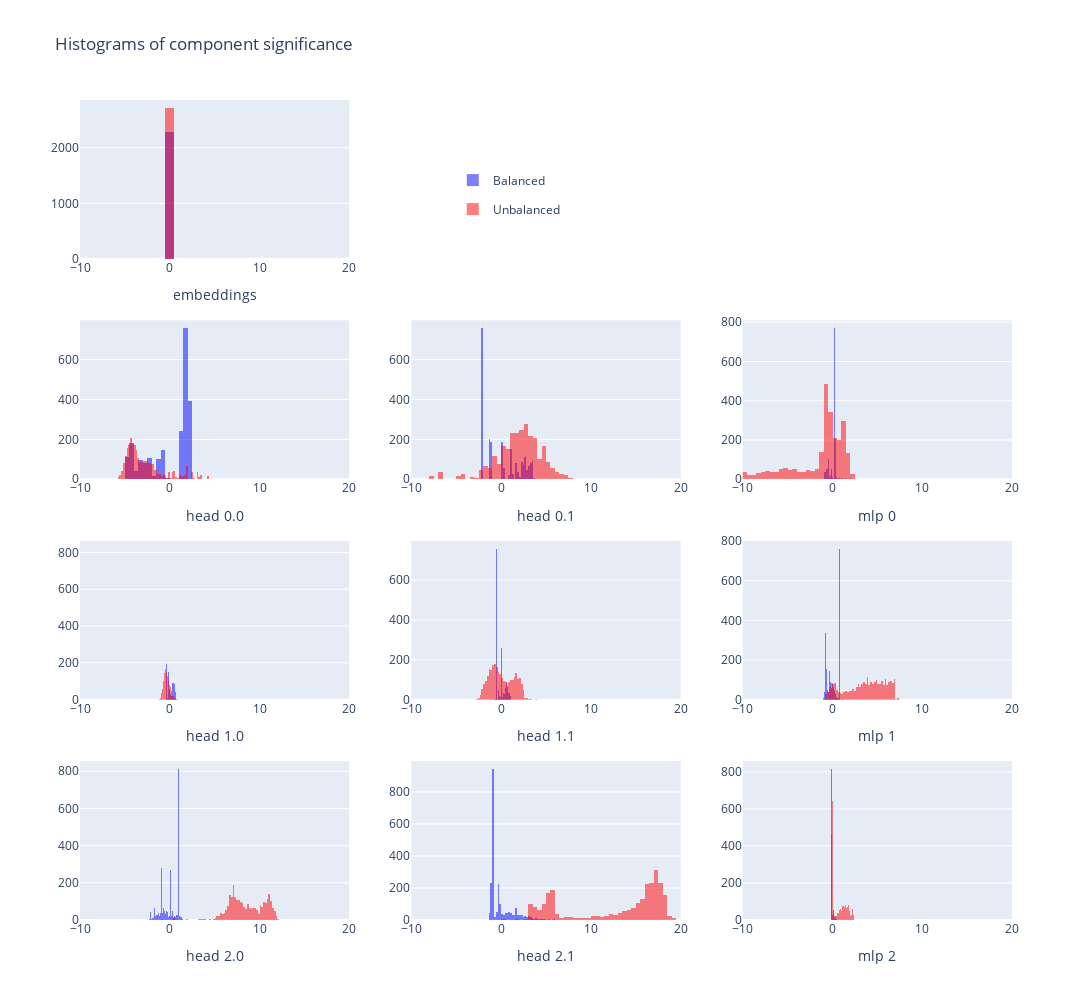

Here is the notebook cell this chart was saved with:
### Code cell
def hists_per_comp(magnitudes, data, n_layers=3, xaxis_range=(-1, 1)):
    num_comps = magnitudes.shape[0]
    titles = {
        (1, 1): "embeddings",
        (2, 1): "head 0.0",
        (2, 2): "head 0.1",
        (2, 3): "mlp 0",
        (3, 1): "head 1.0",
        (3, 2): "head 1.1",
        (3, 3): "mlp 1",
        (4, 1): "head 2.0",
        (4, 2): "head 2.1",
        (4, 3): "mlp 2"
    }
    assert num_comps == len(titles)

    fig = make_subplots(rows=n_layers+1, cols=3)
    for ((row, col), title), mag in zip(titles.items(), magnitudes):
        if row == n_layers+2: break
        fig.add_trace(go.Histogram(x=mag[data.isbal].numpy(), name="Balanced", marker_color="blue", opacity=0.5, legendgroup = '1', showlegend=title=="embeddings"), row=row, col=col)
        fig.add_trace(go.Histogram(x=mag[~data.isbal].numpy(), name="Unbalanced", marker_color="red", opacity=0.5, legendgroup = '2', showlegend=title=="embeddings"), row=row, col=col)
        fig.update_xaxes(title_text=title, row=row, col=col, range=xaxis_range)
    fig.update_layout(width=1200, height=250*(n_layers+1), barmode="overlay", legend=dict(yanchor="top", y=0.92, xanchor="left", x=0.4), title="Histograms of component significance")
    fig.show()

if MAIN:
    # Get output by components at the 0th sequence position
    out_by_components = get_out_by_components(model, data)[:, :, 0, :].detach()
    # Get unbalanced directions for balanced and unbalanced respectively
    unbalanced_dir = get_pre_final_ln_dir(model, data).detach()
    # Get magnitudes, and plot them
    magnitudes = einsum("component sample emb, emb -> component sample", out_by_components, unbalanced_dir)
    # Subtract the mean of the balanced magnitudes from each component
    magnitudes = magnitudes - magnitudes[:, data.isbal].mean(-1, keepdim=True)

    assert "magnitudes" in locals(), "You need to define `magnitudes`"
    hists_per_comp(magnitudes, data, xaxis_range=[-10, 20])

### Figure 1 — Plotly figure (JSON) as saved in the notebook; plotly's stock layout.template omitted (floating-point values rounded to 4 significant figures; data arrays with more than 128 entries replaced by an {"elided": "..."} marker saying what was removed)
{"data": [{"legendgroup": "1", "marker": {"color": "blue"}, "name": "Balanced", "opacity": 0.5, "showlegend": true, "type": "histogram", "x": {"elided": "2284 int values"}, "xaxis": "x", "yaxis": "y"}, {"legendgroup": "2", "marker": {"color": "red"}, "name": "Unbalanced", "opacity": 0.5, "showlegend": true, "type": "histogram", "x": {"elided": "2716 int values"}, "xaxis": "x", "yaxis": "y"}, {"legendgroup": "1", "marker": {"color": "blue"}, "name": "Balanced", "opacity": 0.5, "showlegend": false, "type": "histogram", "x": {"elided": "2284 float values"}, "xaxis": "x4", "yaxis": "y4"}, {"legendgroup": "2", "marker": {"color": "red"}, "name": "Unbalanced", "opacity": 0.5, "showlegend": false, "type": "histogram", "x": {"elided": "2716 float values"}, "xaxis": "x4", "yaxis": "y4"}, {"legendgroup": "1", "marker": {"color": "blue"}, "name": "Balanced", "opacity": 0.5, "showlegend": false, "type": "histogram", "x": {"elided": "2284 float values"}, "xaxis": "x5", "yaxis": "y5"}, {"legendgroup": "2", "marker": {"color": "red"}, "name": "Unbalanced", "opacity": 0.5, "showlegend": false, "type": "histogram", "x": {"elided": "2716 float values"}, "xaxis": "x5", "yaxis": "y5"}, {"legendgroup": "1", "marker": {"color": "blue"}, "name": "Balanced", "opacity": 0.5, "showlegend": false, "type": "histogram", "x": {"elided": "2284 float values"}, "xaxis": "x6", "yaxis": "y6"}, {"legendgroup": "2", "marker": {"color": "red"}, "name": "Unbalanced", "opacity": 0.5, "showlegend": false, "type": "histogram", "x": {"elided": "2716 float values"}, "xaxis": "x6", "yaxis": "y6"}, {"legendgroup": "1", "marker": {"color": "blue"}, "name": "Balanced", "opacity": 0.5, "showlegend": false, "type": "histogram", "x": {"elided": "2284 float values"}, "xaxis": "x7", "yaxis": "y7"}, {"legendgroup": "2", "marker": {"color": "red"}, "name": "Unbalanced", "opacity": 0.5, "showlegend": false, "type": "histogram", "x": {"elided": "2716 float values"}, "xaxis": "x7", "yaxis": "y7"}, {"legendgroup": "1", "marker": {"color": "blue"}, "name": "Balanced", "opacity": 0.5, "showlegend": false, "type": "histogram", "x": {"elided": "2284 float values"}, "xaxis": "x8", "yaxis": "y8"}, {"legendgroup": "2", "marker": {"color": "red"}, "name": "Unbalanced", "opacity": 0.5, "showlegend": false, "type": "histogram", "x": {"elided": "2716 float values"}, "xaxis": "x8", "yaxis": "y8"}, {"legendgroup": "1", "marker": {"color": "blue"}, "name": "Balanced", "opacity": 0.5, "showlegend": false, "type": "histogram", "x": {"elided": "2284 float values"}, "xaxis": "x9", "yaxis": "y9"}, {"legendgroup": "2", "marker": {"color": "red"}, "name": "Unbalanced", "opacity": 0.5, "showlegend": false, "type": "histogram", "x": {"elided": "2716 float values"}, "xaxis": "x9", "yaxis": "y9"}, {"legendgroup": "1", "marker": {"color": "blue"}, "name": "Balanced", "opacity": 0.5, "showlegend": false, "type": "histogram", "x": {"elided": "2284 float values"}, "xaxis": "x10", "yaxis": "y10"}, {"legendgroup": "2", "marker": {"color": "red"}, "name": "Unbalanced", "opacity": 0.5, "showlegend": false, "type": "histogram", "x": {"elided": "2716 float values"}, "xaxis": "x10", "yaxis": "y10"}, {"legendgroup": "1", "marker": {"color": "blue"}, "name": "Balanced", "opacity": 0.5, "showlegend": false, "type": "histogram", "x": {"elided": "2284 float values"}, "xaxis": "x11", "yaxis": "y11"}, {"legendgroup": "2", "marker": {"color": "red"}, "name": "Unbalanced", "opacity": 0.5, "showlegend": false, "type": "histogram", "x": {"elided": "2716 float values"}, "xaxis": "x11", "yaxis": "y11"}, {"legendgroup": "1", "marker": {"color": "blue"}, "name": "Balanced", "opacity": 0.5, "showlegend": false, "type": "histogram", "x": {"elided": "2284 float values"}, "xaxis": "x12", "yaxis": "y12"}, {"legendgroup": "2", "marker": {"color": "red"}, "name": "Unbalanced", "opacity": 0.5, "showlegend": false, "type": "histogram", "x": {"elided": "2716 float values"}, "xaxis": "x12", "yaxis": "y12"}], "layout": {"barmode": "overlay", "height": 1000, "legend": {"x": 0.4, "xanchor": "left", "y": 0.92, "yanchor": "top"}, "title": {"text": "Histograms of component significance"}, "width": 1200, "xaxis": {"anchor": "y", "domain": [0, 0.2889], "range": [-10, 20], "title": {"text": "embeddings"}}, "xaxis10": {"anchor": "y10", "domain": [0, 0.2889], "range": [-10, 20], "title": {"text": "head 2.0"}}, "xaxis11": {"anchor": "y11", "domain": [0.3556, 0.6444], "range": [-10, 20], "title": {"text": "head 2.1"}}, "xaxis12": {"anchor": "y12", "domain": [0.7111, 1], "range": [-10, 20], "title": {"text": "mlp 2"}}, "xaxis2": {"anchor": "y2", "domain": [0.3556, 0.6444]}, "xaxis3": {"anchor": "y3", "domain": [0.7111, 1]}, "xaxis4": {"anchor": "y4", "domain": [0, 0.2889], "range": [-10, 20], "title": {"text": "head 0.0"}}, "xaxis5": {"anchor": "y5", "domain": [0.3556, 0.6444], "range": [-10, 20], "title": {"text": "head 0.1"}}, "xaxis6": {"anchor": "y6", "domain": [0.7111, 1], "range": [-10, 20], "title": {"text": "mlp 0"}}, "xaxis7": {"anchor": "y7", "domain": [0, 0.2889], "range": [-10, 20], "title": {"text": "head 1.0"}}, "xaxis8": {"anchor": "y8", "domain": [0.3556, 0.6444], "range": [-10, 20], "title": {"text": "head 1.1"}}, "xaxis9": {"anchor": "y9", "domain": [0.7111, 1], "range": [-10, 20], "title": {"text": "mlp 1"}}, "yaxis": {"anchor": "x", "domain": [0.8063, 1]}, "yaxis10": {"anchor": "x10", "domain": [0, 0.1938]}, "yaxis11": {"anchor": "x11", "domain": [0, 0.1938]}, "yaxis12": {"anchor": "x12", "domain": [0, 0.1938]}, "yaxis2": {"anchor": "x2", "domain": [0.8063, 1]}, "yaxis3": {"anchor": "x3", "domain": [0.8063, 1]}, "yaxis4": {"anchor": "x4", "domain": [0.5375, 0.7312]}, "yaxis5": {"anchor": "x5", "domain": [0.5375, 0.7312]}, "yaxis6": {"anchor": "x6", "domain": [0.5375, 0.7312]}, "yaxis7": {"anchor": "x7", "domain": [0.2687, 0.4625]}, "yaxis8": {"anchor": "x8", "domain": [0.2687, 0.4625]}, "yaxis9": {"anchor": "x9", "domain": [0.2687, 0.4625]}}}
